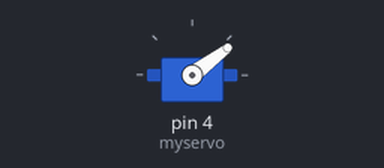
Simulated run of this sketch. Board: Arduino Uno, built with avr-gcc and run on an emulated ATmega328P. On the bench: servo.

Above: at 0.05 s.
At 0.15 s:
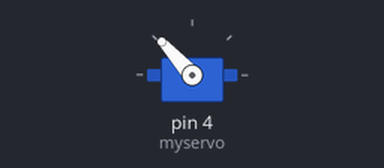
At 0.3 s:
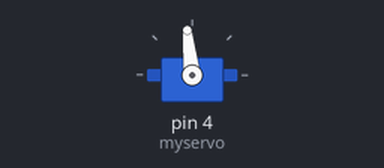
Timing chart, 0 to 3.0 s (numbered marks = the images above):
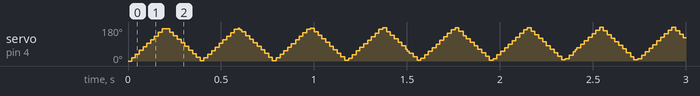

The sketch:

servo_sweep.ino
```cpp
#include <Servo.h>

Servo myservo;  // create servo object to control a servo


int pos = 0;    // variable to store the servo position

void setup() {
  myservo.attach(4);  // attaches the servo on pin 9 to the servo object
}

void loop() {
 for (pos = 0; pos <= 180; pos += 1) { // goes from 0 degrees to 180 degrees
    // in steps of 1 degree
    myservo.write(pos);              // tell servo to go to position in variable 'pos'
    delay(1);                       // waits 15 ms for the servo to reach the position
  }
  for (pos = 180; pos >= 0; pos -= 1) { // goes from 180 degrees to 0 degrees
    myservo.write(pos);              // tell servo to go to position in variable 'pos'
    delay(1);                       // waits 15 ms for the servo to reach the position
  }
}
```
